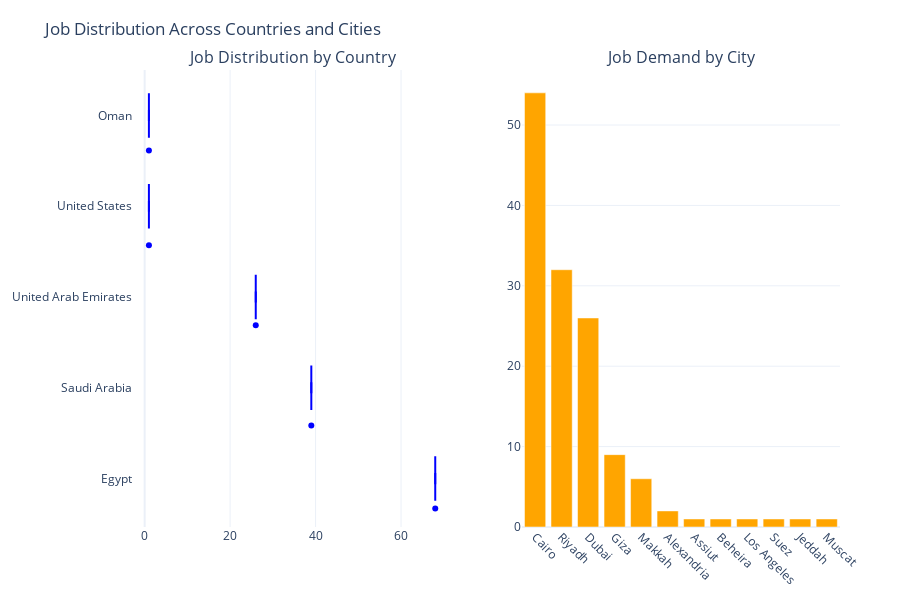

The code cell stored with this chart in its notebook:
### Markdown cell above
Because dataset is mainly in egypt job opportunities that's why every job type is available however the full time is the most common in all countries as it's the most type in dataset.

### Code cell
import plotly.graph_objects as go
from plotly.subplots import make_subplots

# Prepare country-level job count
country_counts = df['Country'].value_counts().reset_index()
country_counts.columns = ['Country', 'Job_Count']

# Prepare city-level job count
city_counts = df['City'].value_counts().reset_index()
city_counts.columns = ['City', 'Job_Count']

# Create subplot layout: 1 row, 2 columns
fig = make_subplots(
    rows=1,
    cols=2,
    subplot_titles=("Job Distribution by Country", "Job Demand by City")
)

# Violin Plot (Country Distribution)
fig.add_trace(
    go.Violin(
        y=country_counts['Country'],
        x=country_counts['Job_Count'],
        box_visible=True,
        points='all',
        line_color='blue',
        name='Countries',
        orientation='h'
    ),
    row=1, col=1
)

# Bar Chart (City Demand)
fig.add_trace(
    go.Bar(
        x=city_counts['City'],
        y=city_counts['Job_Count'],
        marker_color='orange',
        name='Cities'
    ),
    row=1, col=2
)

# Update layout
fig.update_layout(
    title_text='Job Distribution Across Countries and Cities',
    template='plotly_white',
    height=600,
    margin=dict(t=70, b=50, l=60, r=60),
    showlegend=False
)

# Improve readability of x-axis for city chart
fig.update_xaxes(
    tickangle=45,
    row=1, col=2
)

fig.show()

### Figure 1 — Plotly figure (JSON) as saved in the notebook; plotly's stock layout.template omitted (floating-point values rounded to 4 significant figures)
{"data": [{"box": {"visible": true}, "line": {"color": "blue"}, "name": "Countries", "orientation": "h", "points": "all", "type": "violin", "x": [68, 39, 26, 1, 1], "xaxis": "x", "y": ["Egypt", "Saudi Arabia", "United Arab Emirates", "United States", "Oman"], "yaxis": "y"}, {"marker": {"color": "orange"}, "name": "Cities", "type": "bar", "x": ["Cairo", "Riyadh", "Dubai", "Giza", "Makkah", "Alexandria", "Assiut", "Beheira", "Los Angeles", "Suez", "Jeddah", "Muscat"], "xaxis": "x2", "y": [54, 32, 26, 9, 6, 2, 1, 1, 1, 1, 1, 1], "yaxis": "y2"}], "layout": {"annotations": [{"font": {"size": 16}, "showarrow": false, "text": "Job Distribution by Country", "x": 0.225, "xanchor": "center", "xref": "paper", "y": 1, "yanchor": "bottom", "yref": "paper"}, {"font": {"size": 16}, "showarrow": false, "text": "Job Demand by City", "x": 0.775, "xanchor": "center", "xref": "paper", "y": 1, "yanchor": "bottom", "yref": "paper"}], "height": 600, "margin": {"b": 50, "l": 60, "r": 60, "t": 70}, "showlegend": false, "title": {"text": "Job Distribution Across Countries and Cities"}, "xaxis": {"anchor": "y", "domain": [0, 0.45]}, "xaxis2": {"anchor": "y2", "domain": [0.55, 1], "tickangle": 45}, "yaxis": {"anchor": "x", "domain": [0, 1]}, "yaxis2": {"anchor": "x2", "domain": [0, 1]}}}
